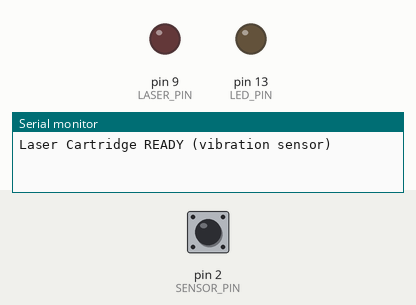
A sketch run on a simulated Arduino Uno, built with avr-gcc and run on an emulated ATmega328P. On the bench: output pins drawn as LEDs (lit = HIGH), the last lines printed to the serial monitor. The inputs (shaded band) are chosen by the test bench; at power-on: pin 2 (SENSOR_PIN) HIGH.

Above: at 1.2 s.
1.3 s: pin 2 (SENSOR_PIN) driven LOW
At 1.32 s:
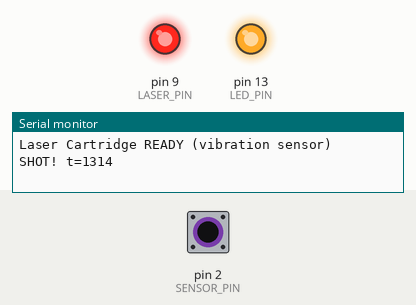
Timing chart, 0 to 4.3 s (numbered marks = the images above; inputs shaded):
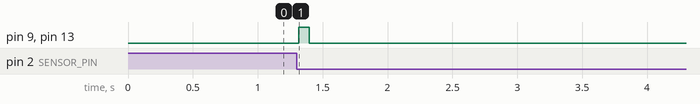

Measured:
- after the input at 1.3 s, pin 9 (LASER_PIN), pin 13 (LED_PIN): LOW → HIGH at once, → LOW 0.08 s later

The sketch:

sketch.ino
```cpp
// ============================================
// Laser Cartridge Simulation - VIBRATION TRIGGER
// Arduino Uno (Wokwi sim) / ATtiny85 (final HW)
//
// Wokwi mapping:
//   - Pushbutton  -> D2  (simulira SW-18010P vibration sensor)
//   - LED (laser) -> D9  + 220Ω
//   - Status LED  -> D13 (builtin)
//
// Final ATtiny85 mapping:
//   - Trigger A   -> PB0 (pin 5), INPUT_PULLUP
//   - Trigger B   -> GND
//   - LASER+      -> PB1 (pin 6)
//   - LASER-      -> GND
// ============================================
// Pin mapping zavisi od ploce:
//   Uno (sim):  trigger=D2, laser=D9, status=D13
//   ATtiny85:   trigger=PB0(pin5), laser=PB1(pin6), status=isti kao laser
#if defined(__AVR_ATtiny85__)
  #include <avr/interrupt.h>
  #include <avr/power.h>
  #include <avr/sleep.h>

  const int SENSOR_PIN = 0;  // PB0 = fizicki pin 5
  const int LASER_PIN  = 1;  // PB1 = fizicki pin 6
  const int LED_PIN    = 1;  // nema builtin LED, koristi isti kao laser
#else
  const int SENSOR_PIN = 2;
  const int LASER_PIN  = 9;
  const int LED_PIN    = 13;
#endif

// Koliko dugo laser blicne (ms) - dovoljno da kamera uhvati frame
const unsigned long LASER_PULSE_MS = 80;

// Cooldown posle pucnja (anti-rafal dok senzor jos drhti)
const unsigned long COOLDOWN_MS = 120;

// Debounce: bar N pulseva unutar prozora = pravi shot (a ne sum)
const unsigned long DEBOUNCE_WINDOW_MS   = 15;
const int           PULSE_COUNT_THRESHOLD = 1; // u sim drzi 1, na HW podigni na 2-3

#if defined(__AVR_ATtiny85__)
volatile bool triggerWake = false;
const unsigned long RELEASE_TIMEOUT_MS = 80;

ISR(PCINT0_vect) {
  if ((PINB & _BV(PB0)) == 0) {
    triggerWake = true;
  }
}

void prepareLowPower() {
  ADCSRA &= ~_BV(ADEN);
  ACSR |= _BV(ACD);

  #if defined(PRR)
    PRR |= _BV(PRADC);
  #endif
}

void configureUnusedPins() {
  pinMode(2, OUTPUT); // PB2 = fizicki pin 7
  pinMode(3, OUTPUT); // PB3 = fizicki pin 2
  pinMode(4, OUTPUT); // PB4 = fizicki pin 3

  digitalWrite(2, LOW);
  digitalWrite(3, LOW);
  digitalWrite(4, LOW);
}

void sleepUntilTrigger() {
  triggerWake = false;

  GIMSK &= ~_BV(PCIE);
  PCMSK = _BV(PCINT0);
  GIFR |= _BV(PCIF);

  set_sleep_mode(SLEEP_MODE_PWR_DOWN);
  noInterrupts();
  sleep_enable();
  GIMSK |= _BV(PCIE);

  #if defined(BODS) && defined(BODSE)
    sleep_bod_disable();
  #endif

  interrupts();

  sleep_cpu();

  sleep_disable();
  GIMSK &= ~_BV(PCIE);
}

bool waitForTriggerRelease(unsigned long timeoutMs) {
  unsigned long start = millis();

  while (digitalRead(SENSOR_PIN) == LOW) {
    if (timeoutMs > 0 && (millis() - start) >= timeoutMs) {
      return false;
    }
    delay(2);
  }

  delay(4);
  return true;
}
#endif

unsigned long lastShotTime = 0;
unsigned long windowStart  = 0;
int           pulseCount   = 0;
int           lastReading  = HIGH;

// Serial debug samo na pločama koje imaju hardware UART (Uno).
// ATtiny85 nema UART - iskljuci da kompajler ne pukne.
#if defined(HAVE_HWSERIAL0) || defined(UBRRH) || defined(UBRR0H)
  #define DBG_BEGIN(b)  Serial.begin(b)
  #define DBG_PRINT(x)  Serial.print(x)
  #define DBG_PRINTLN(x) Serial.println(x)
#else
  #define DBG_BEGIN(b)
  #define DBG_PRINT(x)
  #define DBG_PRINTLN(x)
#endif

void fireLaser() {
  DBG_PRINT("SHOT! t=");
  DBG_PRINTLN(millis());

  digitalWrite(LASER_PIN, HIGH);
  digitalWrite(LED_PIN, HIGH);

  delay(LASER_PULSE_MS);

  digitalWrite(LASER_PIN, LOW);
  digitalWrite(LED_PIN, LOW);

  lastShotTime = millis();
  pulseCount = 0;
}

void setup() {
  pinMode(SENSOR_PIN, INPUT_PULLUP);
  pinMode(LASER_PIN, OUTPUT);
  pinMode(LED_PIN, OUTPUT);

  digitalWrite(LASER_PIN, LOW);
  digitalWrite(LED_PIN, LOW);

  DBG_BEGIN(9600);
  DBG_PRINTLN("Laser Cartridge READY (vibration sensor)");

  #if defined(__AVR_ATtiny85__)
    configureUnusedPins();
    prepareLowPower();
  #endif
}

void loop() {
  #if defined(__AVR_ATtiny85__)
    waitForTriggerRelease(RELEASE_TIMEOUT_MS);
    sleepUntilTrigger();

    delay(2);

    if (digitalRead(SENSOR_PIN) == LOW) {
      fireLaser();
      delay(COOLDOWN_MS);
      waitForTriggerRelease(RELEASE_TIMEOUT_MS);
    }

    return;
  #endif

  unsigned long now = millis();

  // Hardware cooldown - ignorisi sve dok ne prodje
  if (now - lastShotTime < COOLDOWN_MS) {
    lastReading = digitalRead(SENSOR_PIN); // resync da ne uhvati lazan edge
    return;
  }

  int reading = digitalRead(SENSOR_PIN);

  // Detektuj edge HIGH->LOW (vibracioni puls / klik dugmeta)
  if (lastReading == HIGH && reading == LOW) {
    if (pulseCount == 0) {
      windowStart = now;
    }
    pulseCount++;
  }
  lastReading = reading;

  // Procesuiraj prozor
  if (pulseCount > 0 && (now - windowStart) >= DEBOUNCE_WINDOW_MS) {
    if (pulseCount >= PULSE_COUNT_THRESHOLD) {
      fireLaser();
    } else {
      pulseCount = 0; // bio je samo sum
    }
  }
}
```
